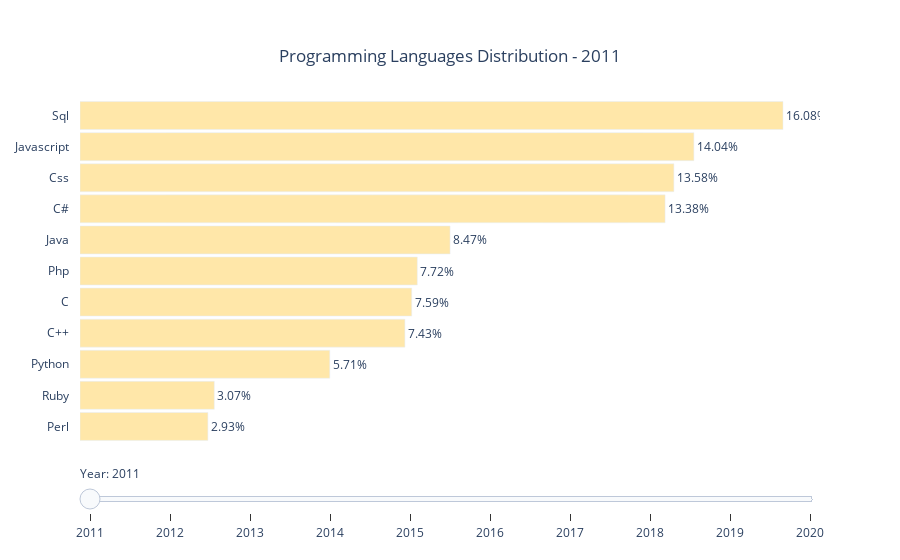

Notebook code for this chart:
### Code cell
dataset_years = list(range(2011,2021))

dfs = {}
for year in dataset_years:
    dfs[year] = langs_year[langs_year['Year'].dt.year==year]

start_index = 0

data=[
    go.Bar(
        x=dfs[year]['Count'], 
        y=dfs[year]['Language'].str.title(), 
        orientation='h',
        text=dfs[year]['Percentage'],
        texttemplate='%{text:.2%}',
        textposition='outside', 
        insidetextanchor='end',
        visible = False,
        width=0.9,
        name=str(year),
        marker=dict(
            color='rgb(255, 231, 169)'
        ),
        hovertemplate = # https://github.com/d3/d3-format
            '<b>%{y}</b><br><br>'+
            'Count: %{x:.d} <br>'+ 
            'Percentage: %{text:.2%}<br>'+
            "<extra></extra>"
    )
    for year in dataset_years
]

data[start_index]['visible'] = True


steps = []
for i in range(len(data)):
    year = (i+2011)
    step = dict(
        # Update method allows us to update both trace and layout properties
        method = 'update',  
        args = [
            # Make the ith trace visible
            {'visible': [t == i for t in range(len(data))]},
            
            # Set the title for the ith trace
            {'title.text': 'Programming Languages Distribution - %d' % year},
            
            {
                "frame": {"duration": 300, "redraw": False},
                 "mode": "immediate",
                 "transition": {"duration": 300}
            }
        ],
        label=year
    )
    steps.append(step)
    
sliders = [go.layout.Slider(
    active = 0,
    currentvalue = {"prefix": "Year: "},
    transition={"duration": 300, "easing": "cubic-in-out"},
    pad = {"b": 10},
    steps = steps,
)]

layout = go.Layout(
    sliders=sliders,
    title={
        'text': "Programming Languages Distribution - 2011",
        'x': 0.5,
        'xanchor': 'center',
        'yanchor': 'top'
    },
    plot_bgcolor='rgba(0,0,0,0)',
    xaxis={'visible': False,  'tickformat': "digit" },
    yaxis={'ticks': "outside", 'tickcolor':'white', 'ticklen':8},
)

fig = go.Figure(data=data, layout=layout)

fig.show()

### Figure 1 — Plotly figure (JSON) as saved in the notebook; plotly's stock layout.template omitted (floating-point values rounded to 4 significant figures)
{"data": [{"hovertemplate": "<b>%{y}</b><br><br>Count: %{x:.d} <br>Percentage: %{text:.2%}<br><extra></extra>", "insidetextanchor": "end", "marker": {"color": "rgb(255, 231, 169)"}, "name": "2011", "orientation": "h", "text": [0.0293, 0.0307, 0.0571, 0.0743, 0.0759, 0.0772, 0.0847, 0.1338, 0.1358, 0.1404, 0.1608], "textposition": "outside", "texttemplate": "%{text:.2%}", "type": "bar", "visible": true, "width": 0.9, "x": [320, 336, 625, 813, 830, 844, 926, 1464, 1486, 1536, 1759], "y": ["Perl", "Ruby", "Python", "C++", "C", "Php", "Java", "C#", "Css", "Javascript", "Sql"]}, {"hovertemplate": "<b>%{y}</b><br><br>Count: %{x:.d} <br>Percentage: %{text:.2%}<br><extra></extra>", "insidetextanchor": "end", "marker": {"color": "rgb(255, 231, 169)"}, "name": "2012", "orientation": "h", "text": [0.0208, 0.0245, 0.0246, 0.051, 0.0638, 0.0648, 0.0791, 0.0888, 0.0969, 0.1023, 0.1174, 0.1292, 0.1368], "textposition": "outside", "texttemplate": "%{text:.2%}", "type": "bar", "visible": false, "width": 0.9, "x": [544, 639, 643, 1332, 1667, 1692, 2068, 2321, 2532, 2674, 3069, 3376, 3574], "y": ["Perl", "Ruby", "Objective-C", "Python", "C", "C++", "Php", "Html5", "Java", "C#", "Css", "Javascript", "Sql"]}, {"hovertemplate": "<b>%{y}</b><br><br>Count: %{x:.d} <br>Percentage: %{text:.2%}<br><extra></extra>", "insidetextanchor": "end", "marker": {"color": "rgb(255, 231, 169)"}, "name": "2013", "orientation": "h", "text": [0.0327, 0.0374, 0.0597, 0.0695, 0.0765, 0.0951, 0.122, 0.1241, 0.1893, 0.1936], "textposition": "outside", "texttemplate": "%{text:.2%}", "type": "bar", "visible": false, "width": 0.9, "x": [873, 998, 1593, 1855, 2041, 2538, 3256, 3310, 5052, 5166], "y": ["Ruby", "Objective-C", "C", "C++", "Python", "Php", "C#", "Java", "Sql", "Javascript"]}, {"hovertemplate": "<b>%{y}</b><br><br>Count: %{x:.d} <br>Percentage: %{text:.2%}<br><extra></extra>", "insidetextanchor": "end", "marker": {"color": "rgb(255, 231, 169)"}, "name": "2014", "orientation": "h", "text": [0.0305, 0.0344, 0.0622, 0.0737, 0.0776, 0.0896, 0.1232, 0.1294, 0.1817, 0.1978], "textposition": "outside", "texttemplate": "%{text:.2%}", "type": "bar", "visible": false, "width": 0.9, "x": [633, 713, 1290, 1529, 1611, 1860, 2556, 2686, 3772, 4105], "y": ["Ruby", "Objective-C", "C", "C++", "Python", "Php", "C#", "Java", "Sql", "Javascript"]}, {"hovertemplate": "<b>%{y}</b><br><br>Count: %{x:.d} <br>Percentage: %{text:.2%}<br><extra></extra>", "insidetextanchor": "end", "marker": {"color": "rgb(255, 231, 169)"}, "name": "2015", "orientation": "h", "text": [0.0015, 0.0015, 0.0025, 0.0025, 0.0052, 0.0068, 0.0079, 0.0108, 0.0109, 0.0109, 0.0114, 0.0126, 0.0242, 0.0245, 0.0253, 0.0269, 0.0524, 0.0652, 0.0751, 0.0942, 0.0995, 0.1179, 0.1369, 0.1733], "textposition": "outside", "texttemplate": "%{text:.2%}", "type": "bar", "visible": false, "width": 0.9, "x": [107, 111, 181, 181, 371, 486, 566, 772, 784, 785, 818, 904, 1739, 1762, 1814, 1929, 3761, 4685, 5389, 6766, 7148, 8469, 9830, 12447], "y": ["Rust", "Dart", "Clojure", "F#", "Haskell", "Go", "Scala", "Swift", "R", "Perl", "Coffeescript", "Matlab", "Objective-C", "Visual Basic", "Ruby", "C++11", "C", "C++", "Python", "Php", "C#", "Java", "Sql", "Javascript"]}, {"hovertemplate": "<b>%{y}</b><br><br>Count: %{x:.d} <br>Percentage: %{text:.2%}<br><extra></extra>", "insidetextanchor": "end", "marker": {"color": "rgb(255, 231, 169)"}, "name": "2016", "orientation": "h", "text": [0.0015, 0.0029, 0.0032, 0.0037, 0.0054, 0.0103, 0.0106, 0.0106, 0.0108, 0.0108, 0.011, 0.0182, 0.0212, 0.022, 0.0291, 0.0509, 0.0636, 0.0815, 0.0848, 0.1014, 0.119, 0.1458, 0.1817], "textposition": "outside", "texttemplate": "%{text:.2%}", "type": "bar", "visible": false, "width": 0.9, "x": [222, 436, 484, 556, 813, 1547, 1602, 1602, 1624, 1632, 1662, 2746, 3202, 3312, 4383, 7678, 9589, 12282, 12780, 15283, 17942, 21976, 27385], "y": ["Dart", "Rust", "F#", "Clojure", "Haskell", "Go", "Matlab", "Scala", "Perl", "R", "Coffeescript", "Swift", "Objective-C", "Visual Basic", "Ruby", "C", "C++", "Python", "Php", "C#", "Java", "Sql", "Javascript"]}, {"hovertemplate": "<b>%{y}</b><br><br>Count: %{x:.d} <br>Percentage: %{text:.2%}<br><extra></extra>", "insidetextanchor": "end", "marker": {"color": "rgb(255, 231, 169)"}, "name": "2017", "orientation": "h", "text": [0.0008, 0.001, 0.001, 0.002, 0.002, 0.0024, 0.0027, 0.0028, 0.003, 0.0033, 0.0047, 0.0075, 0.0077, 0.0086, 0.0086, 0.0094, 0.0112, 0.0113, 0.0114, 0.0114, 0.0118, 0.0131, 0.0164, 0.0169, 0.0171, 0.024, 0.0252, 0.0503, 0.0588, 0.0742, 0.0844, 0.09, 0.1047, 0.1352, 0.165], "textposition": "outside", "texttemplate": "%{text:.2%}", "type": "bar", "visible": false, "width": 0.9, "x": [107, 138, 145, 273, 281, 327, 380, 391, 416, 457, 649, 1039, 1071, 1192, 1193, 1309, 1557, 1569, 1574, 1585, 1634, 1823, 2273, 2349, 2368, 3324, 3488, 6974, 8155, 10290, 11704, 12476, 14524, 18754, 22875], "y": ["Hack", "Julia", "Dart", "Common Lisp", "Erlang", "Smalltalk", "Elixir", "Clojure", "Rust", "F#", "Haskell", "Lua", "Visual Basic 6", "Coffeescript", "Groovy", "Scala", "Go", "Matlab", "Vba", "Perl", "R", "Assembly", "Vb.Net", "Objective-C", "Swift", "Ruby", "Typescript", "C", "C++", "Php", "Python", "C#", "Java", "Sql", "Javascript"]}, {"hovertemplate": "<b>%{y}</b><br><br>Count: %{x:.d} <br>Percentage: %{text:.2%}<br><extra></extra>", "insidetextanchor": "end", "marker": {"color": "rgb(255, 231, 169)"}, "name": "2018", "orientation": "h", "text": [0.0005, 0.0008, 0.0009, 0.0011, 0.0017, 0.002, 0.0021, 0.0036, 0.0038, 0.0039, 0.0039, 0.005, 0.0053, 0.0059, 0.0063, 0.0065, 0.0066, 0.0068, 0.0073, 0.0088, 0.0093, 0.0101, 0.0106, 0.0107, 0.0111, 0.0122, 0.0152, 0.0263, 0.0348, 0.0383, 0.0464, 0.0519, 0.0585, 0.0601, 0.0601, 0.0685, 0.0861, 0.0983, 0.1034, 0.1054], "textposition": "outside", "texttemplate": "%{text:.2%}", "type": "bar", "visible": false, "width": 0.9, "x": [254, 430, 470, 590, 886, 1032, 1115, 1857, 1961, 2025, 2025, 2603, 2733, 3087, 3280, 3373, 3420, 3508, 3810, 4564, 4813, 5254, 5510, 5532, 5760, 6310, 7911, 13626, 18042, 19872, 24071, 26954, 30359, 31172, 31172, 35521, 44670, 50979, 53628, 54686], "y": ["Hack", "Julia", "Ocaml", "Cobol", "Erlang", "Clojure", "F#", "Rust", "Haskell", "Delphi", "Object Pascal", "Coffeescript", "Lua", "Visual Basic 6", "Perl", "Groovy", "Scala", "Kotlin", "Vba", "Matlab", "R", "Vb.Net", "Objective-C", "Go", "Assembly", "Swift", "Ruby", "Typescript", "C", "C++", "Php", "C#", "Python", "Bash", "Shell", "Java", "Sql", "Css", "Html", "Javascript"]}, {"hovertemplate": "<b>%{y}</b><br><br>Count: %{x:.d} <br>Percentage: %{text:.2%}<br><extra></extra>", "insidetextanchor": "end", "marker": {"color": "rgb(255, 231, 169)"}, "name": "2019", "orientation": "h", "text": [0.0015, 0.0019, 0.002, 0.0024, 0.0024, 0.0032, 0.0054, 0.0064, 0.0081, 0.0092, 0.0097, 0.0108, 0.011, 0.0112, 0.0138, 0.0141, 0.0346, 0.0356, 0.0395, 0.0443, 0.0521, 0.0615, 0.0615, 0.0691, 0.0701, 0.0914, 0.1067, 0.1067, 0.1139], "textposition": "outside", "texttemplate": "%{text:.2%}", "type": "bar", "visible": false, "width": 0.9, "x": [777, 973, 1015, 1254, 1260, 1683, 2794, 3309, 4191, 4781, 5048, 5620, 5744, 5833, 7201, 7331, 18017, 18523, 20524, 23030, 27097, 31991, 31991, 35917, 36443, 47544, 55466, 55466, 59219], "y": ["Erlang", "F#", "Webassembly", "Clojure", "Elixir", "Dart", "Rust", "Scala", "Objective-C", "Vba", "R", "Kotlin", "Swift", "Assembly", "Go", "Ruby", "C", "Typescript", "C++", "Php", "C#", "Bash", "Shell", "Java", "Python", "Sql", "Css", "Html", "Javascript"]}, {"hovertemplate": "<b>%{y}</b><br><br>Count: %{x:.d} <br>Percentage: %{text:.2%}<br><extra></extra>", "insidetextanchor": "end", "marker": {"color": "rgb(255, 231, 169)"}, "name": "2020", "orientation": "h", "text": [0.0015, 0.0036, 0.0052, 0.006, 0.0066, 0.0068, 0.0085, 0.0096, 0.0099, 0.0102, 0.0104, 0.0118, 0.013, 0.0147, 0.0364, 0.0399, 0.0425, 0.0437, 0.0526, 0.0553, 0.0553, 0.0672, 0.0737, 0.0915, 0.1054, 0.1054, 0.1131], "textposition": "outside", "texttemplate": "%{text:.2%}", "type": "bar", "visible": false, "width": 0.9, "x": [519, 1222, 1796, 2052, 2280, 2340, 2929, 3288, 3397, 3499, 3553, 4046, 4468, 5038, 12487, 13707, 14578, 15007, 18041, 18980, 18980, 23074, 25287, 31413, 36181, 36181, 38822], "y": ["Julia", "Haskell", "Perl", "Scala", "Dart", "Objective-C", "Rust", "R", "Swift", "Vba", "Assembly", "Ruby", "Kotlin", "Go", "C", "C++", "Typescript", "Php", "C#", "Bash", "Shell", "Java", "Python", "Sql", "Css", "Html", "Javascript"]}], "layout": {"autosize": true, "plot_bgcolor": "rgba(0, 0, 0, 0)", "sliders": [{"active": 0, "currentvalue": {"prefix": "Year: "}, "pad": {"b": 10}, "steps": [{"args": [{"visible": [true, false, false, false, false, false, false, false, false, false]}, {"title.text": "Programming Languages Distribution - 2011"}, {"frame": {"duration": 300, "redraw": false}, "mode": "immediate", "transition": {"duration": 300}}], "label": "2011", "method": "update"}, {"args": [{"visible": [false, true, false, false, false, false, false, false, false, false]}, {"title.text": "Programming Languages Distribution - 2012"}, {"frame": {"duration": 300, "redraw": false}, "mode": "immediate", "transition": {"duration": 300}}], "label": "2012", "method": "update"}, {"args": [{"visible": [false, false, true, false, false, false, false, false, false, false]}, {"title.text": "Programming Languages Distribution - 2013"}, {"frame": {"duration": 300, "redraw": false}, "mode": "immediate", "transition": {"duration": 300}}], "label": "2013", "method": "update"}, {"args": [{"visible": [false, false, false, true, false, false, false, false, false, false]}, {"title.text": "Programming Languages Distribution - 2014"}, {"frame": {"duration": 300, "redraw": false}, "mode": "immediate", "transition": {"duration": 300}}], "label": "2014", "method": "update"}, {"args": [{"visible": [false, false, false, false, true, false, false, false, false, false]}, {"title.text": "Programming Languages Distribution - 2015"}, {"frame": {"duration": 300, "redraw": false}, "mode": "immediate", "transition": {"duration": 300}}], "label": "2015", "method": "update"}, {"args": [{"visible": [false, false, false, false, false, true, false, false, false, false]}, {"title.text": "Programming Languages Distribution - 2016"}, {"frame": {"duration": 300, "redraw": false}, "mode": "immediate", "transition": {"duration": 300}}], "label": "2016", "method": "update"}, {"args": [{"visible": [false, false, false, false, false, false, true, false, false, false]}, {"title.text": "Programming Languages Distribution - 2017"}, {"frame": {"duration": 300, "redraw": false}, "mode": "immediate", "transition": {"duration": 300}}], "label": "2017", "method": "update"}, {"args": [{"visible": [false, false, false, false, false, false, false, true, false, false]}, {"title.text": "Programming Languages Distribution - 2018"}, {"frame": {"duration": 300, "redraw": false}, "mode": "immediate", "transition": {"duration": 300}}], "label": "2018", "method": "update"}, {"args": [{"visible": [false, false, false, false, false, false, false, false, true, false]}, {"title.text": "Programming Languages Distribution - 2019"}, {"frame": {"duration": 300, "redraw": false}, "mode": "immediate", "transition": {"duration": 300}}], "label": "2019", "method": "update"}, {"args": [{"visible": [false, false, false, false, false, false, false, false, false, true]}, {"title.text": "Programming Languages Distribution - 2020"}, {"frame": {"duration": 300, "redraw": false}, "mode": "immediate", "transition": {"duration": 300}}], "label": "2020", "method": "update"}], "transition": {"duration": 300, "easing": "cubic-in-out"}}], "title": {"text": "Programming Languages Distribution - 2011", "x": 0.5, "xanchor": "center", "yanchor": "top"}, "xaxis": {"autorange": true, "range": [0, 1852.0], "tickformat": "digit", "type": "linear", "visible": false}, "yaxis": {"autorange": true, "range": [-0.5, 10.5], "tickcolor": "white", "ticklen": 8, "ticks": "outside", "type": "category"}}}
